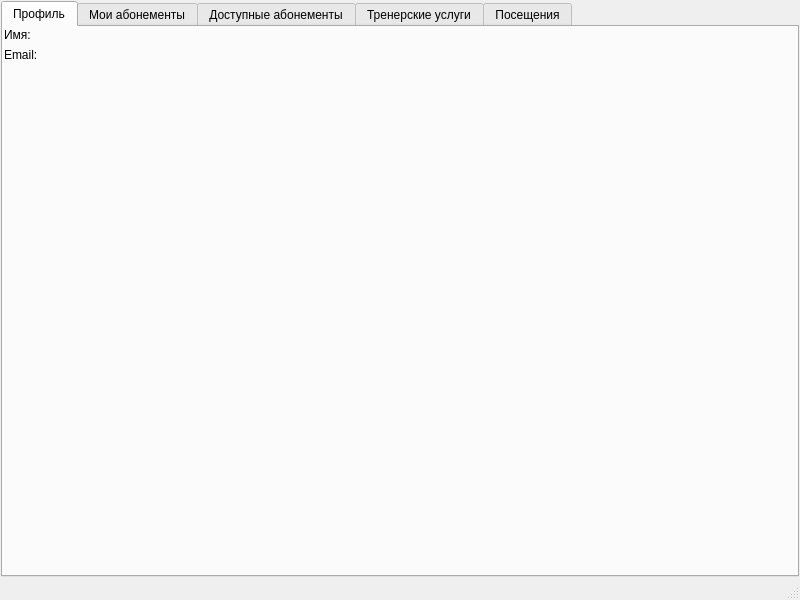
<?xml version="1.0" encoding="UTF-8"?>
<ui version="4.0">
 <class>ClientWindow</class>
 <widget class="QMainWindow" name="ClientWindow">
  <property name="geometry">
   <rect>
    <x>0</x>
    <y>0</y>
    <width>800</width>
    <height>600</height>
   </rect>
  </property>
  <property name="windowTitle">
   <string>Клиентская панель</string>
  </property>
  <widget class="QWidget" name="centralWidget">
   <layout class="QVBoxLayout" name="verticalLayout">
    <item>
     <widget class="QTabWidget" name="tabWidget">
      <property name="currentIndex">
       <number>0</number>
      </property>
      <widget class="QWidget" name="profileTab">
       <attribute name="title">
        <string>Профиль</string>
       </attribute>
       <layout class="QFormLayout" name="formLayout">
        <item row="0" column="0">
         <widget class="QLabel" name=" nameLabel">
          <property name="text">
           <string>Имя:</string>
          </property>
         </widget>
        </item>
        <item row="0" column="1">
         <widget class="QLabel" name="nameValueLabel"/>
        </item>
        <item row="1" column="0">
         <widget class="QLabel" name="emailLabel">
          <property name="text">
           <string>Email:</string>
          </property>
         </widget>
        </item>
        <item row="1" column="1">
         <widget class="QLabel" name="emailValueLabel"/>
        </item>
       </layout>
      </widget>
      <widget class="QWidget" name="myMembershipsTab">
       <attribute name="title">
        <string>Мои абонементы</string>
       </attribute>
       <layout class="QVBoxLayout" name="verticalLayout_2">
        <item>
         <widget class="QTableWidget" name="membershipTable">
          <column>
           <property name="text">
            <string>Тип</string>
           </property>
          </column>
          <column>
           <property name="text">
            <string>Начало</string>
           </property>
          </column>
          <column>
           <property name="text">
            <string>Конец</string>
           </property>
          </column>
          <column>
           <property name="text">
            <string>Стоимость</string>
           </property>
          </column>
          <column>
           <property name="text">
            <string>Статус</string>
           </property>
          </column>
         </widget>
        </item>
       </layout>
      </widget>
      <widget class="QWidget" name="availableMembershipsTab">
       <attribute name="title">
        <string>Доступные абонементы</string>
       </attribute>
       <layout class="QVBoxLayout" name="verticalLayout_3">
        <item>
         <widget class="QTableWidget" name="availableMembershipsTable">
          <column>
           <property name="text">
            <string>Тип</string>
           </property>
          </column>
          <column>
           <property name="text">
            <string>Начало</string>
           </property>
          </column>
          <column>
           <property name="text">
            <string>Конец</string>
           </property>
          </column>
          <column>
           <property name="text">
            <string>Стоимость</string>
           </property>
          </column>
         </widget>
        </item>
        <item>
         <layout class="QHBoxLayout" name="horizontalLayout">
          <item>
           <spacer name="horizontalSpacer">
            <property name="orientation">
             <enum>Qt::Horizontal</enum>
            </property>
            <property name="sizeHint" stdset="0">
             <size>
              <width>40</width>
              <height>20</height>
             </size>
            </property>
           </spacer>
          </item>
          <item>
           <widget class="QPushButton" name="buyMembershipButton">
            <property name="text">
             <string>Купить абонемент</string>
            </property>
           </widget>
          </item>
         </layout>
        </item>
       </layout>
      </widget>
      <widget class="QWidget" name="trainerServicesTab">
       <attribute name="title">
        <string>Тренерские услуги</string>
       </attribute>
       <layout class="QVBoxLayout" name="verticalLayout_trainerServices">
        <item>
         <widget class="QTableWidget" name="trainerServicesTable">
          <column>
           <property name="text">
            <string>Вид услуги</string>
           </property>
          </column>
          <column>
           <property name="text">
            <string>Срок</string>
           </property>
          </column>
          <column>
           <property name="text">
            <string>Начало</string>
           </property>
          </column>
          <column>
           <property name="text">
            <string>Конец</string>
           </property>
          </column>
          <column>
           <property name="text">
            <string>Стоимость</string>
           </property>
          </column>
          <column>
           <property name="text">
            <string>Статус</string>
           </property>
          </column>
         </widget>
        </item>
        <item>
         <layout class="QHBoxLayout" name="horizontalLayout_trainerServices">
          <item>
           <spacer name="horizontalSpacer_trainerServices">
            <property name="orientation">
             <enum>Qt::Horizontal</enum>
            </property>
            <property name="sizeHint" stdset="0">
             <size>
              <width>40</width>
              <height>20</height>
             </size>
            </property>
           </spacer>
          </item>
          <item>
           <widget class="QPushButton" name="buyTrainerServiceButton">
            <property name="text">
             <string>Купить услугу</string>
            </property>
           </widget>
          </item>
         </layout>
        </item>
       </layout>
      </widget>
      <widget class="QWidget" name="visitsTab">
       <attribute name="title">
        <string>Посещения</string>
       </attribute>
       <layout class="QVBoxLayout" name="verticalLayout_4">
        <item>
         <widget class="QTableWidget" name="visitsTable">
          <column>
           <property name="text">
            <string>Дата и время</string>
           </property>
          </column>
         </widget>
        </item>
        <item>
         <layout class="QHBoxLayout" name="horizontalLayout_visits">
          <item>
           <spacer name="horizontalSpacer_visits">
            <property name="orientation">
             <enum>Qt::Horizontal</enum>
            </property>
            <property name="sizeHint" stdset="0">
             <size>
              <width>40</width>
              <height>20</height>
             </size>
            </property>
           </spacer>
          </item>
          <item>
           <widget class="QPushButton" name="markVisitButton">
            <property name="text">
             <string>Отметить посещение</string>
            </property>
           </widget>
          </item>
         </layout>
        </item>
       </layout>
      </widget>
     </widget>
    </item>
   </layout>
  </widget>
  <widget class="QMenuBar" name="menuBar">
   <property name="geometry">
    <rect>
     <x>0</x>
     <y>0</y>
     <width>800</width>
     <height>21</height>
    </rect>
   </property>
  </widget>
  <widget class="QStatusBar" name="statusBar"/>
 </widget>
 <layoutdefault spacing="6" margin="1"/>
 <resources/>
 <connections/>
</ui>
